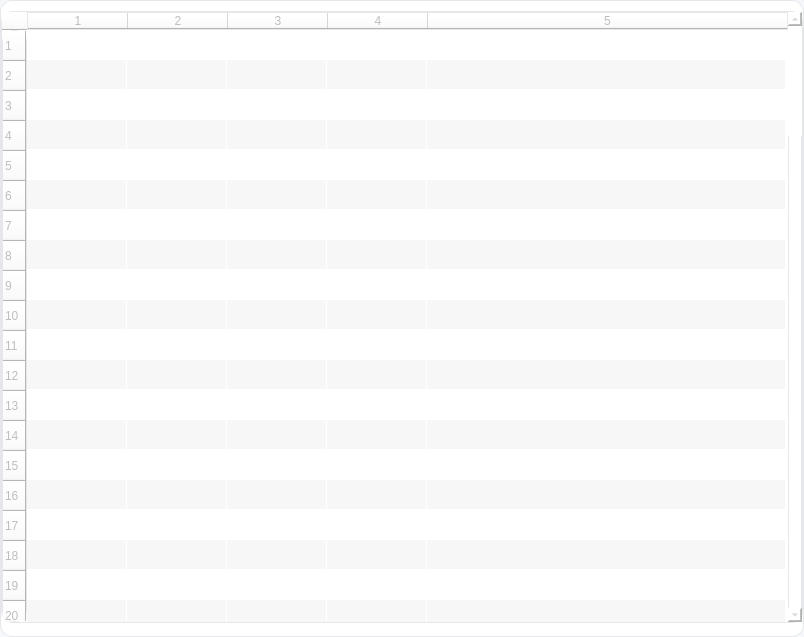
<?xml version="1.0" encoding="UTF-8"?>
<ui version="4.0">
 <class>user_root</class>
 <widget class="QWidget" name="user_root">
  <property name="enabled">
   <bool>false</bool>
  </property>
  <property name="geometry">
   <rect>
    <x>0</x>
    <y>0</y>
    <width>804</width>
    <height>637</height>
   </rect>
  </property>
  <property name="windowTitle">
   <string>Form</string>
  </property>
  <property name="styleSheet">
   <string notr="true">background-color: #F5F7FA;
</string>
  </property>
  <layout class="QHBoxLayout" name="horizontalLayout">
   <property name="spacing">
    <number>0</number>
   </property>
   <property name="leftMargin">
    <number>0</number>
   </property>
   <property name="topMargin">
    <number>0</number>
   </property>
   <property name="rightMargin">
    <number>0</number>
   </property>
   <property name="bottomMargin">
    <number>0</number>
   </property>
   <item>
    <widget class="QFrame" name="frame">
     <property name="styleSheet">
      <string notr="true">
    background-color: #FFFFFF;
    border-radius: 12px;
    border: 1px solid #E5E7EB;

</string>
     </property>
     <property name="frameShape">
      <enum>QFrame::StyledPanel</enum>
     </property>
     <property name="frameShadow">
      <enum>QFrame::Raised</enum>
     </property>
     <layout class="QVBoxLayout" name="verticalLayout" stretch="0">
      <property name="spacing">
       <number>0</number>
      </property>
      <property name="leftMargin">
       <number>0</number>
      </property>
      <property name="topMargin">
       <number>10</number>
      </property>
      <property name="rightMargin">
       <number>0</number>
      </property>
      <property name="bottomMargin">
       <number>13</number>
      </property>
      <item>
       <widget class="QTableWidget" name="tableWidget">
        <property name="enabled">
         <bool>false</bool>
        </property>
        <property name="font">
         <font>
          <pointsize>10</pointsize>
          <stylestrategy>PreferAntialias</stylestrategy>
         </font>
        </property>
        <property name="layoutDirection">
         <enum>Qt::LeftToRight</enum>
        </property>
        <property name="autoFillBackground">
         <bool>true</bool>
        </property>
        <property name="styleSheet">
         <string notr="true"/>
        </property>
        <property name="frameShadow">
         <enum>QFrame::Sunken</enum>
        </property>
        <property name="lineWidth">
         <number>1</number>
        </property>
        <property name="verticalScrollBarPolicy">
         <enum>Qt::ScrollBarAlwaysOn</enum>
        </property>
        <property name="sizeAdjustPolicy">
         <enum>QAbstractScrollArea::AdjustIgnored</enum>
        </property>
        <property name="autoScroll">
         <bool>true</bool>
        </property>
        <property name="autoScrollMargin">
         <number>28</number>
        </property>
        <property name="editTriggers">
         <set>QAbstractItemView::AllEditTriggers</set>
        </property>
        <property name="dragEnabled">
         <bool>true</bool>
        </property>
        <property name="dragDropOverwriteMode">
         <bool>false</bool>
        </property>
        <property name="alternatingRowColors">
         <bool>true</bool>
        </property>
        <property name="textElideMode">
         <enum>Qt::ElideMiddle</enum>
        </property>
        <property name="showGrid">
         <bool>true</bool>
        </property>
        <property name="gridStyle">
         <enum>Qt::NoPen</enum>
        </property>
        <property name="sortingEnabled">
         <bool>true</bool>
        </property>
        <property name="wordWrap">
         <bool>true</bool>
        </property>
        <property name="cornerButtonEnabled">
         <bool>false</bool>
        </property>
        <property name="rowCount">
         <number>100</number>
        </property>
        <property name="columnCount">
         <number>5</number>
        </property>
        <attribute name="horizontalHeaderVisible">
         <bool>true</bool>
        </attribute>
        <attribute name="horizontalHeaderCascadingSectionResizes">
         <bool>true</bool>
        </attribute>
        <attribute name="horizontalHeaderMinimumSectionSize">
         <number>100</number>
        </attribute>
        <attribute name="horizontalHeaderDefaultSectionSize">
         <number>100</number>
        </attribute>
        <attribute name="horizontalHeaderHighlightSections">
         <bool>true</bool>
        </attribute>
        <attribute name="horizontalHeaderShowSortIndicator" stdset="0">
         <bool>true</bool>
        </attribute>
        <attribute name="horizontalHeaderStretchLastSection">
         <bool>true</bool>
        </attribute>
        <attribute name="verticalHeaderVisible">
         <bool>true</bool>
        </attribute>
        <attribute name="verticalHeaderCascadingSectionResizes">
         <bool>true</bool>
        </attribute>
        <attribute name="verticalHeaderShowSortIndicator" stdset="0">
         <bool>true</bool>
        </attribute>
        <attribute name="verticalHeaderStretchLastSection">
         <bool>false</bool>
        </attribute>
        <row/>
        <row/>
        <row/>
        <row/>
        <row/>
        <row/>
        <row/>
        <row/>
        <row/>
        <row/>
        <row/>
        <row/>
        <row/>
        <row/>
        <row/>
        <row/>
        <row/>
        <row/>
        <row/>
        <row/>
        <row/>
        <row/>
        <row/>
        <row/>
        <row/>
        <row/>
        <row/>
        <row/>
        <row/>
        <row/>
        <row/>
        <row/>
        <row/>
        <row/>
        <row/>
        <row/>
        <row/>
        <row/>
        <row/>
        <row/>
        <row/>
        <row/>
        <row/>
        <row/>
        <row/>
        <row/>
        <row/>
        <row/>
        <row/>
        <row/>
        <row/>
        <row/>
        <row/>
        <row/>
        <row/>
        <row/>
        <row/>
        <row/>
        <row/>
        <row/>
        <row/>
        <row/>
        <row/>
        <row/>
        <row/>
        <row/>
        <row/>
        <row/>
        <row/>
        <row/>
        <row/>
        <row/>
        <row/>
        <row/>
        <row/>
        <row/>
        <row/>
        <row/>
        <row/>
        <row/>
        <row/>
        <row/>
        <row/>
        <row/>
        <row/>
        <row/>
        <row/>
        <row/>
        <row/>
        <row/>
        <row/>
        <row/>
        <row/>
        <row/>
        <row/>
        <row/>
        <row/>
        <row/>
        <row/>
        <row/>
        <column/>
        <column/>
        <column/>
        <column/>
        <column/>
       </widget>
      </item>
     </layout>
    </widget>
   </item>
  </layout>
 </widget>
 <resources/>
 <connections/>
</ui>
